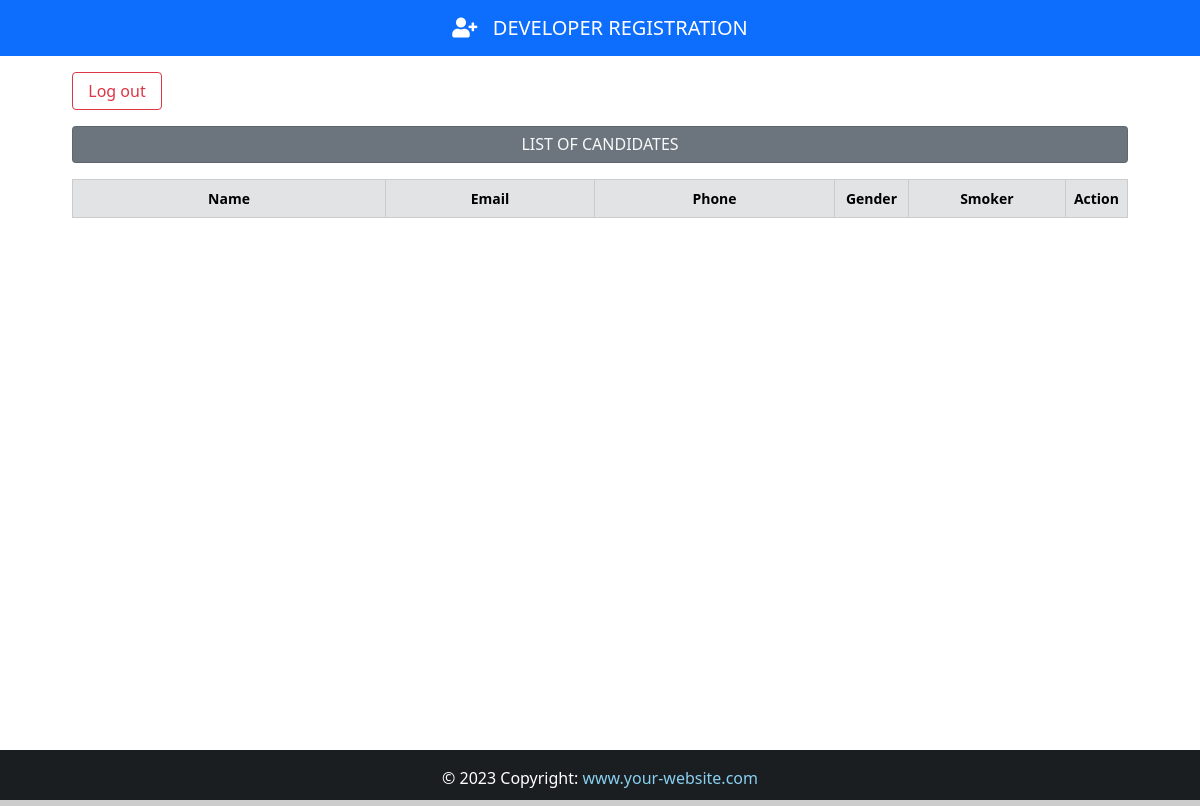
Before: /backend (signed in) with the older database file.
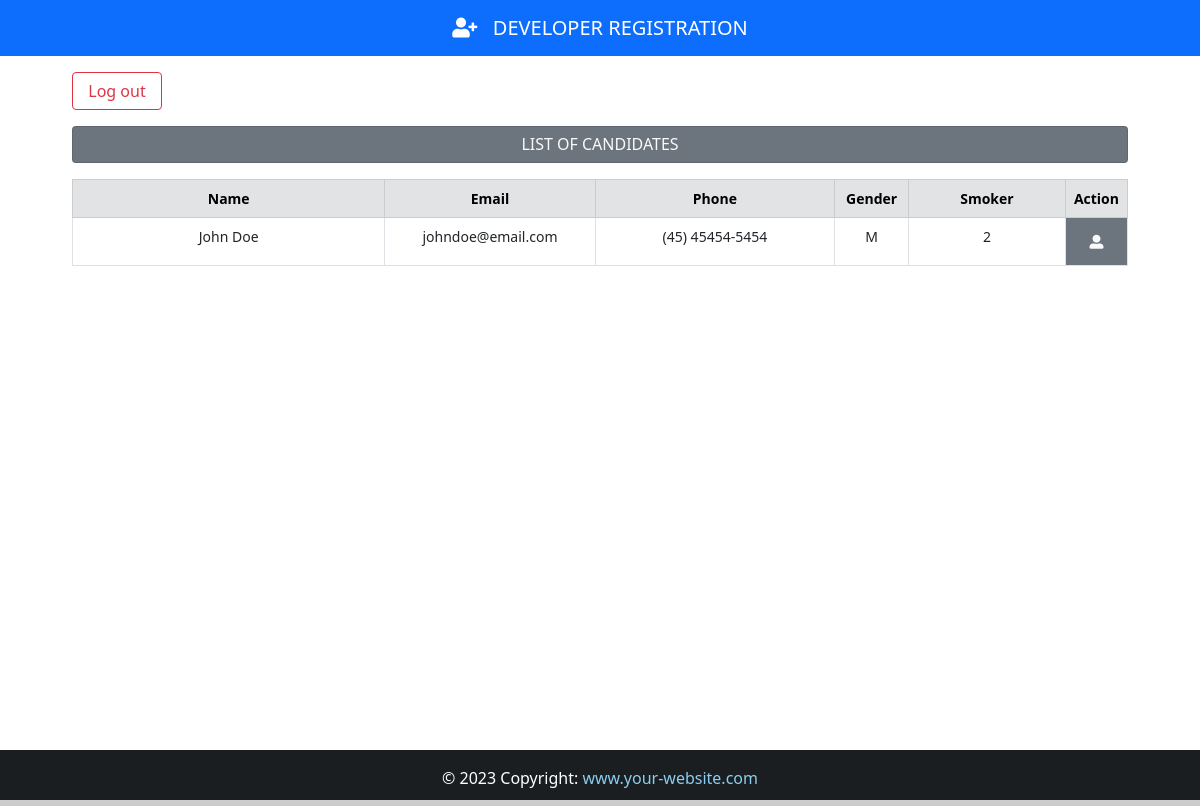
After: the same page with the newer database file.
### App/models.py (models this page shows, shortened)
class Candidate(models.Model):
    firstname = models.CharField(max_length=50)
    lastname = models.CharField(max_length=50)
    job = models.CharField(max_length=5, verbose_name="Job Code")
    birth = models.DateField(
        auto_now=False, auto_now_add=False, verbose_name="Birthday"
    )
    phone = models.CharField(max_length=25)
    personality = models.CharField(max_length=50, null=True, choices=PERSONALITY)
    salary = models.CharField(max_length=50, verbose_name="Salary expectation")
    gender = models.CharField(max_length=10)
    experience = models.BooleanField(null=True)
    smoker = models.CharField(max_length=10, choices=SMOKER, default="")
    email = models.EmailField(max_length=50)
    message = models.TextField(verbose_name="Presentation")
    file = models.FileField(upload_to="resume", blank=True, verbose_name="Resume")
    image = models.ImageField(upload_to="photo", blank=True, verbose_name="Photo")
    created_at = models.DateTimeField(auto_now_add=True)
    situation = models.CharField(
        max_length=50, null=True, choices=SITUATION, default="Pending"
    )
    company_note = models.TextField(blank=True)
    frameworks = MultiSelectField(choices=FRAMEWORKS, default="")
    languages = MultiSelectField(choices=LANGUAGES, default="")
    databases = MultiSelectField(choices=DATABASES, default="")
    libraries = MultiSelectField(choices=LIBRARIES, default="")
    mobile = MultiSelectField(choices=MOBILE, default="")
    others = MultiSelectField(choices=OTHERS, default="")
    institution = models.CharField(max_length=50)
    course = models.CharField(max_length=50)
    started_course = models.DateField(auto_now=False, auto_now_add=False)
    finished_course = models.DateField(auto_now=False, auto_now_add=False)
    about_course = models.TextField()
    status_course = models.CharField(max_length=50, null=True, choices=STATUS_COURSE)
    company = models.CharField(max_length=50)
    position = models.CharField(max_length=50)
    started_job = models.DateField(auto_now=False, auto_now_add=False)
    finished_job = models.DateField(auto_now=False, auto_now_add=False)
    about_job = models.TextField()
    employed = models.BooleanField(null=True, verbose_name="I am employed")
    remote = models.BooleanField(null=True, verbose_name="I agree to work remotely")
    travel = models.BooleanField(null=True, verbose_name="I'm available for travel")

### App/views.py (the view)
# urls.py: path("backend", views.backend, name="backend"),
@login_required(login_url="login")
def backend(request):
    context = {
        "data_read": Candidate.objects.all(),
    }
    return render(request, "backend.html", context)

### App/templates/backend.html
{% extends "base.html" %}
{% block content %}
<div class="container" style="width: 90%; font-size: 14px;">
    <a href="{% url 'logout' %}" class="btn btn-outline-danger mt-3 mb-3 my-btn">Log out</a>
    <h6 class="card p-2 bg-secondary text-light text-center mb-3">LIST OF CANDIDATES</h6>
    <table class="table table-bordered text-center">
        <thead class="table-secondary">
            <tr>
                <th style="width: 30%;">Name</th>
                <th style="width: 20%;">Email</th>
                <th style="width: 23%;">Phone</th>
                <th style="width: 7%;">Gender</th>
                <th style="width: 15%;">Smoker</th>
                <th colspan="2" style="width: 5%;">Action</th>
            </tr>
        </thead>
        <tbody>
            {% for data in data_read %}
            <tr>
                <td>{{ data.firstname }} {{ data.lastname }}</td>
                <td>{{ data.email }}</td>
                <td>{{ data.phone }}</td>
                <td>{{ data.gender }}</td>
                <td>{{ data.smoker }}</td>
                <td class="bg-secondary">
                    <a href="{% url 'candidate' data.id %}" class="btn btn-outline-secondary btn-sm text-light">
                        <i class="fas fa-user-alt"></i>
                    </a>
                </td>
            </tr>
            {% endfor %}
        </tbody>
    </table>
</div>
{% endblock %}

Changed rows visible on the page:
added Candidate: firstname "John", lastname "Doe", email "johndoe@email.com", phone "(45) 45454-5454", gender "M", smoker "2"
